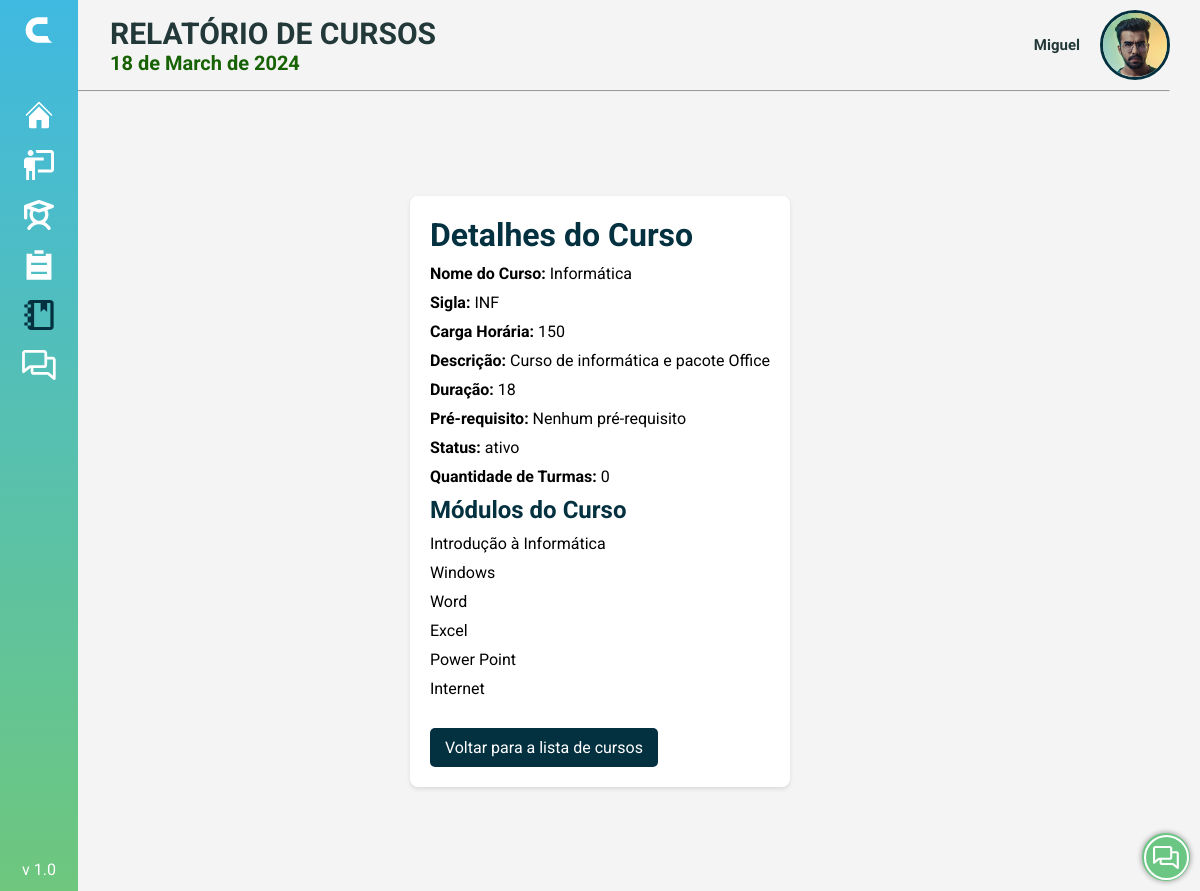
/PAGES/s_curso_detalhes.php?id=1 (signed in), run on the app's committed database.
### tables this page shows
CREATE TABLE Curso (
  Curso_id INT NOT NULL AUTO_INCREMENT,
  Curso_Nome VARCHAR(100) NOT NULL,
  Curso_Sigla CHAR(3) NOT NULL,
  Curso_Carga_horaria INT(10) NOT NULL,
  Curso_Desc VARCHAR(500) NOT NULL,
  Curso_Duracao INT NOT NULL,
  Curso_PreRequisito VARCHAR(500) NOT NULL,
  Curso_Registro DATETIME NOT NULL DEFAULT CURRENT_TIMESTAMP,
  Curso_Status CHAR(1) DEFAULT 1,
  PRIMARY KEY (Curso_id)
);

CREATE TABLE Modulo (
  Modulo_id INT NOT NULL AUTO_INCREMENT,
  Modulo_Nome VARCHAR(100) NOT NULL,
  Modulo_Desc VARCHAR(500) NOT NULL,
  Modulo_Registro DATETIME NOT NULL DEFAULT CURRENT_TIMESTAMP,
  Modulo_Status CHAR(1) DEFAULT 1,
  PRIMARY KEY (Modulo_id)
);

### PHP/data.php (called while the page is built, shortened)
<?php
$data = date('Y-m-d');
$numeroDia = date('d', strtotime($data));
$nomeMes = strftime('%B', strtotime($data));
$ano = date('Y', strtotime($data));
$nomeMes = utf8_encode($nomeMes);
$date = $numeroDia . ' de ' . $nomeMes . ' de ' . $ano;
?>

### PAGES/s_curso_detalhes.php (the view, shortened to what this page needs)
<!DOCTYPE html>
<html lang="pt-BR">
<head>
    <link rel="stylesheet" href="../PHP/sidebar/menu.css">
    <link rel="stylesheet" href="../STYLE/botao.css" />
    <link rel="stylesheet" href="../STYLE/data.css">
    <link rel="stylesheet" href="https://cdnjs.cloudflare.com/ajax/libs/font-awesome/6.3.0/css/all.min.css"
 />
    <link href='https://unpkg.com/boxicons@2.0.7/css/boxicons.min.css' rel='stylesheet'>
    <link rel="stylesheet" href="../STYLE/style_home.css">
</head>
<body>
    <?php include('../PHP/data.php'); ?>
    <?php include('../PHP/sidebar/menu.php'); ?>
    <?php include('../PHP/redes.php'); ?>
    <?php include('../PHP/dropdown.php'); ?>
    <header>
        <div class="title">
            <div class="nomedata closed">
                <h1>RELATÓRIO DE CURSOS</h1>
                <div class="php">
                    <?php echo $date; ?>
                </div>
            </div>
            <div class="user">
                <?php echo $dropdown; ?>
            </div>
        </div>
        <hr>
    </header>
    <div>
        <?php echo $sidebarHTML; ?>
    </div>
    <main>
        <?php
        $servername = "localhost";
        $username = "root";
        $password = "";
        $dbname = "CLAU";
        $conn = new mysqli($servername, $username, $password, $dbname);
        if (isset($_GET['id'])) {
            $curso_id = $_GET['id'];
            $sql = "SELECT Curso_id, Curso_Nome, Curso_Sigla, Curso_Carga_horaria, Curso_Desc, Curso_Duracao, Curso_PreRequisito, Curso_Status FROM curso WHERE Curso_id = $curso_id";
            $sql_num_turmas = "SELECT COUNT(*) AS num_turmas FROM Turma WHERE curso_cd = $curso_id";
            $result_num_turmas = mysqli_query($conn, $sql_num_turmas);
            $row_num_turmas = mysqli_fetch_assoc($result_num_turmas);
            $num_turmas = $row_num_turmas['num_turmas'];
            $result = mysqli_query($conn, $sql);
            $curso_info = mysqli_fetch_assoc($result);
            $sql_modulos = "SELECT modulo.Modulo_Nome FROM modulo
                        INNER JOIN modulo_curso ON modulo_curso.Modulo_Modulo_cd = modulo.Modulo_id
                        WHERE modulo_curso.Curso_Curso_cd = $curso_id";
            $result_modulos = mysqli_query($conn, $sql_modulos);
            ?>
            <div class="course-details">
                <div>
                <h1>Detalhes do Curso</h1>
                <ul>
                    <li><strong>Nome do Curso:</strong>
                        <?php echo $curso_info['Curso_Nome']; ?>
                    </li>
                    <li><strong>Sigla:</strong>
                        <?php echo $curso_info['Curso_Sigla']; ?>
                    </li>
                    <li><strong>Carga Horária:</strong>
                        <?php echo $curso_info['Curso_Carga_horaria']; ?>
                    </li>
                    <li><strong>Descrição:</strong>
                        <?php echo $curso_info['Curso_Desc']; ?>
                    </li>
                    <li><strong>Duração:</strong>
                        <?php echo $curso_info['Curso_Duracao']; ?>
                    </li>
                    <li><strong>Pré-requisito:</strong>
                        <?php echo $curso_info['Curso_PreRequisito']; ?>
                    </li>
                    <li><strong>Status:</strong>
                        <?php echo ($curso_info['Curso_Status'] == "1") ? "ativo" : "inativo"; ?>
                    </li>
                    <li><strong>Quantidade de Turmas:</strong> <?php echo $num_turmas; ?></li>
                </ul>
                <h2>Módulos do Curso</h2>
                <ul>
                    <?php
                    if (mysqli_num_rows($result_modulos) > 0) {
                        while ($row_modulo = mysqli_fetch_assoc($result_modulos)) {
                            echo "<li>{$row_modulo['Modulo_Nome']}</li>";
                        }
                    } else {
                        echo "<li>Nenhum módulo associado a este curso.</li>";
                    }
                    ?>
                </ul>
                <p class="back-link" onclick="voltar()">Voltar para a lista de cursos</p>
                <?php
        } else {
            echo "ID do curso não especificado.";
        }
        ?>
        </div>
    </main>
    <div class="buttons">
        <?php echo $redes; ?>
    </div>
</body>
</html>

### data on the page
curso: Curso_Nome "Informática", Curso_Sigla "INF", Curso_Carga_horaria "150", Curso_Desc "Curso de informática e pacote Office", Curso_Duracao "18", Curso_PreRequisito "Nenhum pré-requisito"
modulo: Modulo_Nome "Introdução à Informática"
modulo: Modulo_Nome "Windows"
modulo: Modulo_Nome "Word"
modulo: Modulo_Nome "Excel"
modulo: Modulo_Nome "Power Point"
modulo: Modulo_Nome "Internet"

### other printed values
$date "18 de March de 2024"
$Nome "Miguel"
$num_turmas "0"
